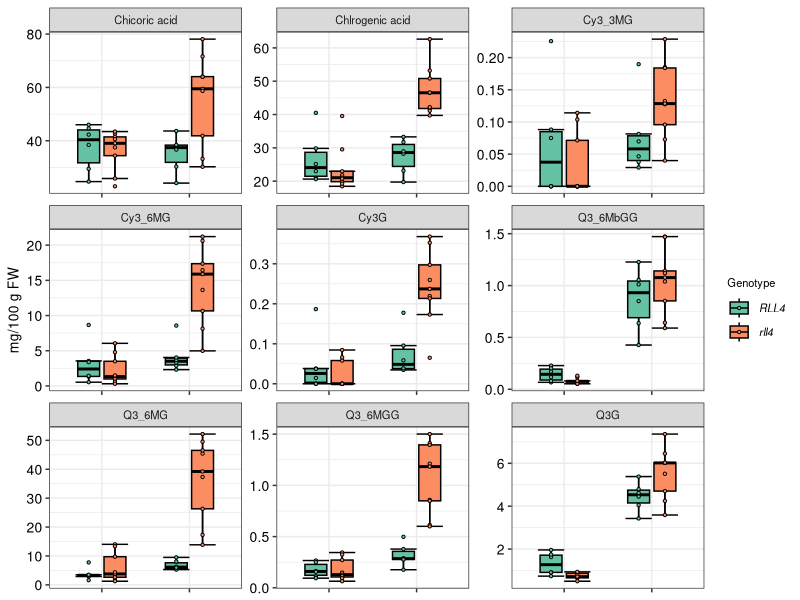
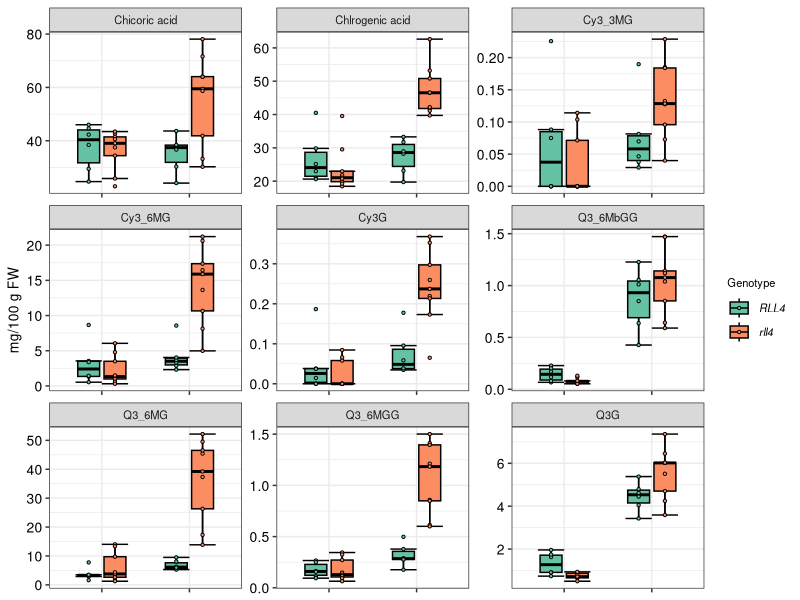

Generate these figures, in order, with R:
##Fig.3b

#Boxplot by ggplot2

#library
library(tidyverse)

#data
d <- read.csv("Pheno/UVB_Metabolites.csv",header=TRUE, check.names=FALSE)

d.long <- d %>% 
  filter(Color=="Red") %>% 
  pivot_longer(5:(length(d)), names_to="Pheno", values_to="values") 


#Setting of group turn
d.long$Light<- factor(d.long$Light, levels=c("Control","UV-B"))
d.long$Cultivar<- factor(d.long$Cultivar, levels=c("RLeaf","ROak","FancR","HandR","WineD",
                                                   "GLeaf","GButt","FrIce"))
d.long$Genotype<- factor(d.long$Genotype, levels=c("RLL4","rll4"))

#ggplot2 
p <- ggplot(d.long, aes(y=values, x=Light, fill=Genotype))+
  #guides(color=FALSE, fill=FALSE, shape=FALSE)+
  stat_boxplot(color="black", geom="errorbar", width=0.6, position = position_dodge(width=0.6))+
  geom_boxplot(color="black", width=0.5,position = position_dodge(width=0.6), outlier.colour = NA)+
  geom_jitter(color="black", shape=21, size=0.8, position = position_dodge(width=0.6))+
  facet_wrap(~ Pheno, ncol=3, scales="free")+
  theme_bw()+
  theme(text = element_text(size = 10), axis.text = element_text(size=10, color="black"),
        axis.title.x = element_blank(),
        #axis.text.x = element_text(size=10, color="black", angle=90, hjust=1, vjust=0.5),
        axis.text.x = element_blank(),
        #strip.background = element_blank(),
        #strip.text = element_text(size = 11, face = "bold"),
        strip.text.y = element_text(angle=0),
        legend.title = element_text(size = 8, face = "plain"),
        legend.text = element_text(size = 8, face = "italic"))+
  scale_color_brewer(palette="Set2")+
  scale_fill_brewer(palette="Set2")+

  labs(y="mg/100 g FW", x="Light conditions")

#plot
print(p)

ggsave("Fig/Fig3b_UVB_Metabolites_RLL4.pdf", width=6.0, height=4)  

